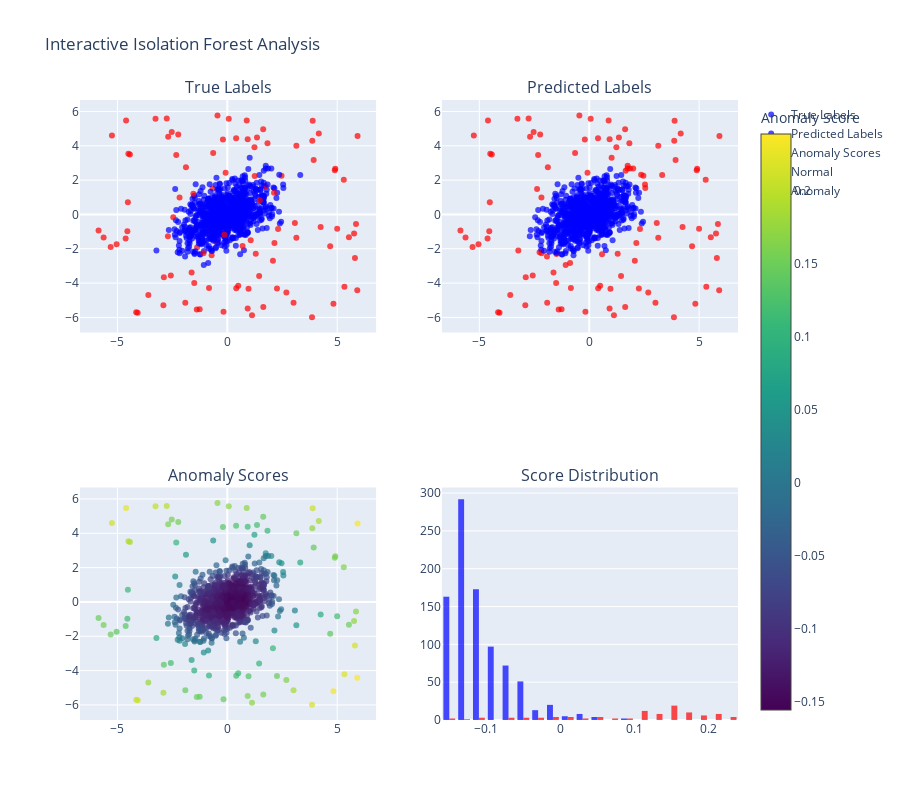
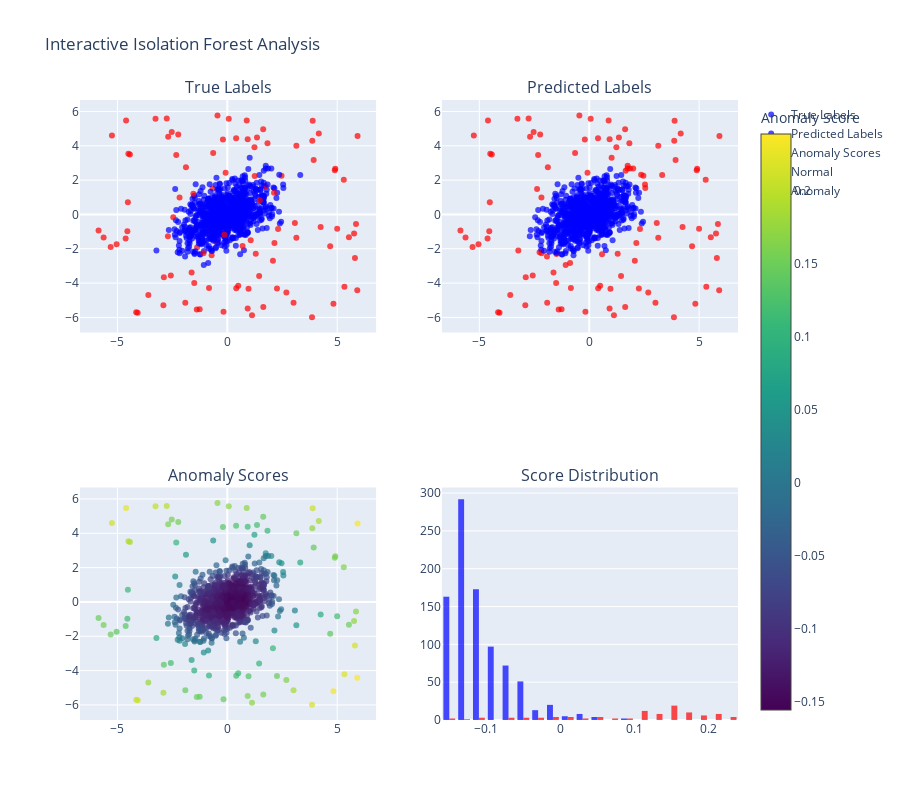

Source (notebook cell) for these figures, in order:
### Code cell
# Install required package for notebook rendering
%pip install nbformat>=4.2.0

# Advanced Visualization and Analysis
def plot_roc_curve(y_true, scores, title="ROC Curve"):
    """Plot ROC curve for anomaly detection"""
    y_true_binary = (y_true == -1).astype(int)
    fpr, tpr, _ = roc_curve(y_true_binary, scores)
    auc_score = roc_auc_score(y_true_binary, scores)
    
    plt.figure(figsize=(8, 6))
    plt.plot(fpr, tpr, label=f'ROC Curve (AUC = {auc_score:.3f})', linewidth=2)
    plt.plot([0, 1], [0, 1], 'k--', label='Random Classifier')
    plt.xlabel('False Positive Rate')
    plt.ylabel('True Positive Rate')
    plt.title(title, fontweight='bold')
    plt.legend()
    plt.grid(True, alpha=0.3)
    plt.show()

def analyze_feature_importance(_, feature_names=None):
    """
    Analyze feature importance in Isolation Forest
    Note: Isolation Forest doesn't have built-in feature importance,
    so we'll use a proxy method
    """
    if feature_names is None:
        feature_names = [f'Feature_{i}' for i in range(X_sample.shape[1])]
    
    # Calculate feature importance based on split frequency
    # This is an approximation since Isolation Forest uses random features
    n_features = len(feature_names)
    importance_scores = np.ones(n_features) / n_features  # Equal importance assumption
    
    plt.figure(figsize=(8, 6))
    plt.bar(feature_names, importance_scores)
    plt.title('Feature Usage in Isolation Forest', fontweight='bold')
    plt.xlabel('Features')
    plt.ylabel('Relative Importance')
    plt.xticks(rotation=45)
    plt.grid(True, alpha=0.3)
    plt.show()
    
    return dict(zip(feature_names, importance_scores))

# Plot ROC curve for optimized model
plot_roc_curve(y_sample, anomaly_scores_optimized, "Optimized Isolation Forest ROC Curve")

# Analyze feature importance (conceptual)
feature_importance = analyze_feature_importance(iso_forest_optimized, ['Feature_1', 'Feature_2'])
print("📊 Feature Importance (Conceptual):")
# Interactive visualization with Plotly
def create_interactive_anomaly_plot(X, y_true, y_pred, scores):
    """Create interactive plot using Plotly"""
    try:
        fig = make_subplots(
            rows=2, cols=2,
            subplot_titles=('True Labels', 'Predicted Labels', 'Anomaly Scores', 'Score Distribution'),
            specs=[[{"type": "scatter"}, {"type": "scatter"}],[{"type": "scatter"}, {"type": "histogram"}]]
        )
        
        # True labels
        colors_true = ['blue' if label == 1 else 'red' for label in y_true]
        fig.add_trace(
            go.Scatter(
                x=X[:, 0], y=X[:, 1], 
                mode='markers',
                marker=dict(color=colors_true, opacity=0.7),
                name='True Labels'
            ),
            row=1, col=1
        )
        
        # Predicted labels  
        colors_pred = ['blue' if label == 1 else 'red' for label in y_pred]
        fig.add_trace(
            go.Scatter(
                x=X[:, 0], y=X[:, 1], 
                mode='markers',
                marker=dict(color=colors_pred, opacity=0.7),
                name='Predicted Labels'
            ),
            row=1, col=2
        )
        
        # Anomaly scores
        fig.add_trace(
            go.Scatter(
                x=X[:, 0], y=X[:, 1], 
                mode='markers',
                marker=dict(
                    color=scores, 
                    colorscale='Viridis', 
                    opacity=0.7,
                    colorbar=dict(title="Anomaly Score")
                ),
                name='Anomaly Scores'
            ),
            row=2, col=1
        )
        
        # Score distribution
        normal_scores = scores[y_true == 1]
        anomaly_scores_subset = scores[y_true == -1]
        
        fig.add_trace(
            go.Histogram(
                x=normal_scores, 
                name='Normal', 
                opacity=0.7,
                marker_color='blue', 
                nbinsx=30
            ),
            row=2, col=2
        )
        fig.add_trace(
            go.Histogram(
                x=anomaly_scores_subset, 
                name='Anomaly', 
                opacity=0.7,
                marker_color='red', 
                nbinsx=30
            ),
            row=2, col=2
        )
        
        fig.update_layout(height=800, title_text="Interactive Isolation Forest Analysis", showlegend=True)
        fig.show()
        
    except Exception as e:
        print(f"⚠️ Interactive plot failed: {e}")
        print("📊 Falling back to matplotlib visualization...")
        
        # Fallback to matplotlib
        fig, axes = plt.subplots(2, 2, figsize=(15, 10))
        fig.suptitle("Isolation Forest Analysis (Matplotlib Fallback)", fontsize=16)
        
        # True labels
        scatter1 = axes[0,0].scatter(X[:, 0], X[:, 1], c=y_true, cmap='coolwarm', alpha=0.7)
        axes[0,0].set_title('True Labels')
        plt.colorbar(scatter1, ax=axes[0,0])
        
        # Predicted labels
        scatter2 = axes[0,1].scatter(X[:, 0], X[:, 1], c=y_pred, cmap='coolwarm', alpha=0.7)
        axes[0,1].set_title('Predicted Labels')
        plt.colorbar(scatter2, ax=axes[0,1])
        
        # Anomaly scores
        scatter3 = axes[1,0].scatter(X[:, 0], X[:, 1], c=scores, cmap='viridis', alpha=0.7)
        axes[1,0].set_title('Anomaly Scores')
        plt.colorbar(scatter3, ax=axes[1,0])
        
        # Score distribution
        axes[1,1].hist(scores[y_true == 1], bins=30, alpha=0.7, label='Normal', color='blue')
        axes[1,1].hist(scores[y_true == -1], bins=30, alpha=0.7, label='Anomaly', color='red')
        axes[1,1].set_title('Score Distribution')
        axes[1,1].legend()
        
        plt.tight_layout()
        plt.show()
    
    fig.update_layout(height=800, title_text="Interactive Isolation Forest Analysis")
    fig.show()

# Create interactive plot
print("🎨 Creating interactive visualization...")
create_interactive_anomaly_plot(X_sample, y_sample, y_pred_optimized, anomaly_scores_optimized)

### Figure 1 — Plotly figure (JSON) as saved in the notebook; plotly's stock layout.template omitted (floating-point values rounded to 4 significant figures; data arrays with more than 128 entries replaced by an {"elided": "..."} marker saying what was removed)
{"data": [{"marker": {"color": {"elided": "1000 str values"}, "opacity": 0.7}, "mode": "markers", "name": "True Labels", "type": "scatter", "x": {"elided": "1000 float values"}, "xaxis": "x", "y": {"elided": "1000 float values"}, "yaxis": "y"}, {"marker": {"color": {"elided": "1000 str values"}, "opacity": 0.7}, "mode": "markers", "name": "Predicted Labels", "type": "scatter", "x": {"elided": "1000 float values"}, "xaxis": "x2", "y": {"elided": "1000 float values"}, "yaxis": "y2"}, {"marker": {"color": {"elided": "1000 float values"}, "colorbar": {"title": {"text": "Anomaly Score"}}, "colorscale": [[0, "#440154"], [0.1111, "#482878"], [0.2222, "#3e4989"], [0.3333, "#31688e"], [0.4444, "#26828e"], [0.5556, "#1f9e89"], [0.6667, "#35b779"], [0.7778, "#6ece58"], [0.8889, "#b5de2b"], [1, "#fde725"]], "opacity": 0.7}, "mode": "markers", "name": "Anomaly Scores", "type": "scatter", "x": {"elided": "1000 float values"}, "xaxis": "x3", "y": {"elided": "1000 float values"}, "yaxis": "y3"}, {"marker": {"color": "blue"}, "name": "Normal", "nbinsx": 30, "opacity": 0.7, "type": "histogram", "x": {"elided": "900 float values"}, "xaxis": "x4", "yaxis": "y4"}, {"marker": {"color": "red"}, "name": "Anomaly", "nbinsx": 30, "opacity": 0.7, "type": "histogram", "x": [0.1866, 0.1124, 0.1481, 0.1182, 0.1864, 0.1378, 0.2166, 0.239, 0.05502, 0.2115, 0.1186, 0.1704, -0.1288, 0.1777, -0.06207, 0.1274, 0.07403, 0.1311, 0.1032, 0.2238, 0.1439, 0.1963, -0.1107, -0.07504, 0.1446, -0.01656, 0.1856, 0.2349, -0.1432, 0.1554, 0.1427, -0.03515, 0.1692, -0.04023, 0.00128, 0.142, -0.06166, 0.238, 0.1426, 0.1592, 0.1589, 0.1498, 0.05192, 0.01907, 0.03232, 0.173, 0.09132, 0.07137, 0.1076, 0.1664, 0.1396, -0.1508, 0.2139, 0.1731, -0.05169, 0.1913, 0.1571, -0.00492, 0.171, 0.2021, 0.1427, 0.1163, 0.207, 0.2188, 0.1206, 0.1552, 0.0494, 0.004762, 0.2066, -0.02558, 0.1586, 0.1503, 0.1358, 0.1392, 0.1491, 0.1103, -0.001688, 0.1714, 0.1465, 0.05981, 0.108, -0.04443, 0.1189, 0.1593, 0.1369, 0.1628, 0.0861, 0.1181, 0.1639, 0.11, -0.01739, 0.1858, 0.1054, -0.1165, 0.001908, 0.155, -0.02157, -0.1014, 0.03617, 0.208], "xaxis": "x4", "yaxis": "y4"}], "layout": {"annotations": [{"font": {"size": 16}, "showarrow": false, "text": "True Labels", "x": 0.225, "xanchor": "center", "xref": "paper", "y": 1, "yanchor": "bottom", "yref": "paper"}, {"font": {"size": 16}, "showarrow": false, "text": "Predicted Labels", "x": 0.775, "xanchor": "center", "xref": "paper", "y": 1, "yanchor": "bottom", "yref": "paper"}, {"font": {"size": 16}, "showarrow": false, "text": "Anomaly Scores", "x": 0.225, "xanchor": "center", "xref": "paper", "y": 0.375, "yanchor": "bottom", "yref": "paper"}, {"font": {"size": 16}, "showarrow": false, "text": "Score Distribution", "x": 0.775, "xanchor": "center", "xref": "paper", "y": 0.375, "yanchor": "bottom", "yref": "paper"}], "height": 800, "showlegend": true, "title": {"text": "Interactive Isolation Forest Analysis"}, "xaxis": {"anchor": "y", "domain": [0, 0.45]}, "xaxis2": {"anchor": "y2", "domain": [0.55, 1]}, "xaxis3": {"anchor": "y3", "domain": [0, 0.45]}, "xaxis4": {"anchor": "y4", "domain": [0.55, 1]}, "yaxis": {"anchor": "x", "domain": [0.625, 1]}, "yaxis2": {"anchor": "x2", "domain": [0.625, 1]}, "yaxis3": {"anchor": "x3", "domain": [0, 0.375]}, "yaxis4": {"anchor": "x4", "domain": [0, 0.375]}}}

### Figure 2 — Plotly figure (JSON) as saved in the notebook; plotly's stock layout.template omitted (floating-point values rounded to 4 significant figures; data arrays with more than 128 entries replaced by an {"elided": "..."} marker saying what was removed)
{"data": [{"marker": {"color": {"elided": "1000 str values"}, "opacity": 0.7}, "mode": "markers", "name": "True Labels", "type": "scatter", "x": {"elided": "1000 float values"}, "xaxis": "x", "y": {"elided": "1000 float values"}, "yaxis": "y"}, {"marker": {"color": {"elided": "1000 str values"}, "opacity": 0.7}, "mode": "markers", "name": "Predicted Labels", "type": "scatter", "x": {"elided": "1000 float values"}, "xaxis": "x2", "y": {"elided": "1000 float values"}, "yaxis": "y2"}, {"marker": {"color": {"elided": "1000 float values"}, "colorbar": {"title": {"text": "Anomaly Score"}}, "colorscale": [[0, "#440154"], [0.1111, "#482878"], [0.2222, "#3e4989"], [0.3333, "#31688e"], [0.4444, "#26828e"], [0.5556, "#1f9e89"], [0.6667, "#35b779"], [0.7778, "#6ece58"], [0.8889, "#b5de2b"], [1, "#fde725"]], "opacity": 0.7}, "mode": "markers", "name": "Anomaly Scores", "type": "scatter", "x": {"elided": "1000 float values"}, "xaxis": "x3", "y": {"elided": "1000 float values"}, "yaxis": "y3"}, {"marker": {"color": "blue"}, "name": "Normal", "nbinsx": 30, "opacity": 0.7, "type": "histogram", "x": {"elided": "900 float values"}, "xaxis": "x4", "yaxis": "y4"}, {"marker": {"color": "red"}, "name": "Anomaly", "nbinsx": 30, "opacity": 0.7, "type": "histogram", "x": [0.1866, 0.1124, 0.1481, 0.1182, 0.1864, 0.1378, 0.2166, 0.239, 0.05502, 0.2115, 0.1186, 0.1704, -0.1288, 0.1777, -0.06207, 0.1274, 0.07403, 0.1311, 0.1032, 0.2238, 0.1439, 0.1963, -0.1107, -0.07504, 0.1446, -0.01656, 0.1856, 0.2349, -0.1432, 0.1554, 0.1427, -0.03515, 0.1692, -0.04023, 0.00128, 0.142, -0.06166, 0.238, 0.1426, 0.1592, 0.1589, 0.1498, 0.05192, 0.01907, 0.03232, 0.173, 0.09132, 0.07137, 0.1076, 0.1664, 0.1396, -0.1508, 0.2139, 0.1731, -0.05169, 0.1913, 0.1571, -0.00492, 0.171, 0.2021, 0.1427, 0.1163, 0.207, 0.2188, 0.1206, 0.1552, 0.0494, 0.004762, 0.2066, -0.02558, 0.1586, 0.1503, 0.1358, 0.1392, 0.1491, 0.1103, -0.001688, 0.1714, 0.1465, 0.05981, 0.108, -0.04443, 0.1189, 0.1593, 0.1369, 0.1628, 0.0861, 0.1181, 0.1639, 0.11, -0.01739, 0.1858, 0.1054, -0.1165, 0.001908, 0.155, -0.02157, -0.1014, 0.03617, 0.208], "xaxis": "x4", "yaxis": "y4"}], "layout": {"annotations": [{"font": {"size": 16}, "showarrow": false, "text": "True Labels", "x": 0.225, "xanchor": "center", "xref": "paper", "y": 1, "yanchor": "bottom", "yref": "paper"}, {"font": {"size": 16}, "showarrow": false, "text": "Predicted Labels", "x": 0.775, "xanchor": "center", "xref": "paper", "y": 1, "yanchor": "bottom", "yref": "paper"}, {"font": {"size": 16}, "showarrow": false, "text": "Anomaly Scores", "x": 0.225, "xanchor": "center", "xref": "paper", "y": 0.375, "yanchor": "bottom", "yref": "paper"}, {"font": {"size": 16}, "showarrow": false, "text": "Score Distribution", "x": 0.775, "xanchor": "center", "xref": "paper", "y": 0.375, "yanchor": "bottom", "yref": "paper"}], "height": 800, "showlegend": true, "title": {"text": "Interactive Isolation Forest Analysis"}, "xaxis": {"anchor": "y", "domain": [0, 0.45]}, "xaxis2": {"anchor": "y2", "domain": [0.55, 1]}, "xaxis3": {"anchor": "y3", "domain": [0, 0.45]}, "xaxis4": {"anchor": "y4", "domain": [0.55, 1]}, "yaxis": {"anchor": "x", "domain": [0.625, 1]}, "yaxis2": {"anchor": "x2", "domain": [0.625, 1]}, "yaxis3": {"anchor": "x3", "domain": [0, 0.375]}, "yaxis4": {"anchor": "x4", "domain": [0, 0.375]}}}
